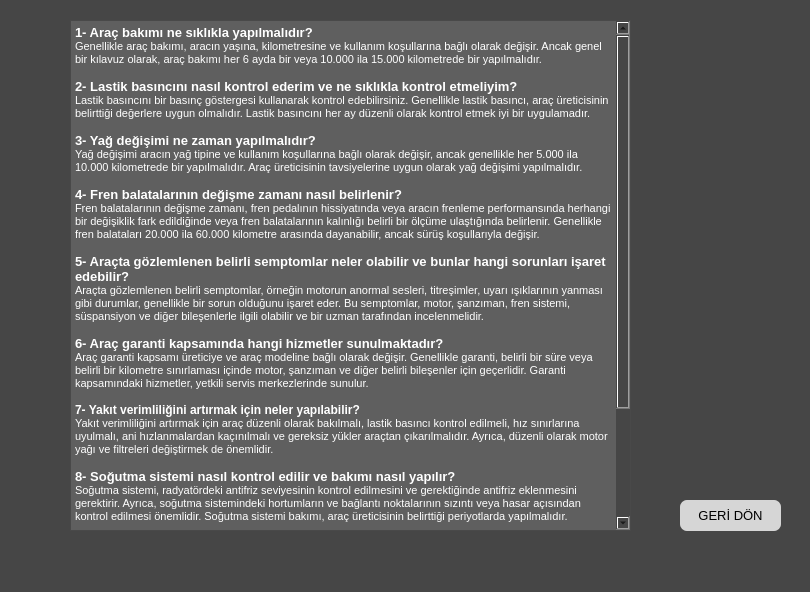
<?xml version="1.0" encoding="UTF-8"?>
<ui version="4.0">
 <class>MainWindow</class>
 <widget class="QMainWindow" name="MainWindow">
  <property name="geometry">
   <rect>
    <x>0</x>
    <y>0</y>
    <width>810</width>
    <height>592</height>
   </rect>
  </property>
  <property name="windowTitle">
   <string>SIKCA SORULAN SORULAR-EMR OTO</string>
  </property>
  <property name="styleSheet">
   <string notr="true">background-color: rgb(70, 70, 70);</string>
  </property>
  <widget class="QWidget" name="centralwidget">
   <widget class="QPushButton" name="pushButtonSSSGeriDon">
    <property name="geometry">
     <rect>
      <x>680</x>
      <y>500</y>
      <width>101</width>
      <height>31</height>
     </rect>
    </property>
    <property name="font">
     <font>
      <family>Arial</family>
      <pointsize>10</pointsize>
      <weight>50</weight>
      <italic>false</italic>
      <bold>false</bold>
     </font>
    </property>
    <property name="styleSheet">
     <string notr="true">background-color: rgb(255, 237, 224);
background-color: rgb(214, 214, 214);
font: 10pt &quot;Arial&quot;;
border-radius:7px;</string>
    </property>
    <property name="text">
     <string>GERİ DÖN</string>
    </property>
   </widget>
   <widget class="QTextEdit" name="textEditSSS">
    <property name="geometry">
     <rect>
      <x>70</x>
      <y>20</y>
      <width>561</width>
      <height>511</height>
     </rect>
    </property>
    <property name="styleSheet">
     <string notr="true">background-color: rgb(95, 95, 95);</string>
    </property>
    <property name="readOnly">
     <bool>true</bool>
    </property>
    <property name="html">
     <string>&lt;!DOCTYPE HTML PUBLIC &quot;-//W3C//DTD HTML 4.0//EN&quot; &quot;http://www.w3.org/TR/REC-html40/strict.dtd&quot;&gt;
&lt;html&gt;&lt;head&gt;&lt;meta name=&quot;qrichtext&quot; content=&quot;1&quot; /&gt;&lt;style type=&quot;text/css&quot;&gt;
p, li { white-space: pre-wrap; }
&lt;/style&gt;&lt;/head&gt;&lt;body style=&quot; font-family:'MS Shell Dlg 2'; font-size:8.25pt; font-weight:400; font-style:normal;&quot;&gt;
&lt;p style=&quot; margin-top:0px; margin-bottom:0px; margin-left:0px; margin-right:0px; -qt-block-indent:0; text-indent:0px;&quot;&gt;&lt;span style=&quot; font-size:10pt; font-weight:600; color:#ffffff;&quot;&gt;1- Araç bakımı ne sıklıkla yapılmalıdır?&lt;/span&gt;&lt;/p&gt;
&lt;p style=&quot; margin-top:0px; margin-bottom:0px; margin-left:0px; margin-right:0px; -qt-block-indent:0; text-indent:0px;&quot;&gt;&lt;span style=&quot; color:#ffffff;&quot;&gt;Genellikle araç bakımı, aracın yaşına, kilometresine ve kullanım koşullarına bağlı olarak değişir. Ancak genel bir kılavuz olarak, araç bakımı her 6 ayda bir veya 10.000 ila 15.000 kilometrede bir yapılmalıdır.&lt;/span&gt;&lt;/p&gt;
&lt;p style=&quot;-qt-paragraph-type:empty; margin-top:0px; margin-bottom:0px; margin-left:0px; margin-right:0px; -qt-block-indent:0; text-indent:0px; color:#ffffff;&quot;&gt;&lt;br /&gt;&lt;/p&gt;
&lt;p style=&quot; margin-top:0px; margin-bottom:0px; margin-left:0px; margin-right:0px; -qt-block-indent:0; text-indent:0px;&quot;&gt;&lt;span style=&quot; font-size:10pt; font-weight:600; color:#ffffff;&quot;&gt;2- Lastik basıncını nasıl kontrol ederim ve ne sıklıkla kontrol etmeliyim?&lt;/span&gt;&lt;/p&gt;
&lt;p style=&quot; margin-top:0px; margin-bottom:0px; margin-left:0px; margin-right:0px; -qt-block-indent:0; text-indent:0px;&quot;&gt;&lt;span style=&quot; color:#ffffff;&quot;&gt;Lastik basıncını bir basınç göstergesi kullanarak kontrol edebilirsiniz. Genellikle lastik basıncı, araç üreticisinin belirttiği değerlere uygun olmalıdır. Lastik basıncını her ay düzenli olarak kontrol etmek iyi bir uygulamadır.&lt;/span&gt;&lt;/p&gt;
&lt;p style=&quot;-qt-paragraph-type:empty; margin-top:0px; margin-bottom:0px; margin-left:0px; margin-right:0px; -qt-block-indent:0; text-indent:0px; color:#ffffff;&quot;&gt;&lt;br /&gt;&lt;/p&gt;
&lt;p style=&quot; margin-top:0px; margin-bottom:0px; margin-left:0px; margin-right:0px; -qt-block-indent:0; text-indent:0px;&quot;&gt;&lt;span style=&quot; font-size:10pt; font-weight:600; color:#ffffff;&quot;&gt;3- Yağ değişimi ne zaman yapılmalıdır?&lt;/span&gt;&lt;/p&gt;
&lt;p style=&quot; margin-top:0px; margin-bottom:0px; margin-left:0px; margin-right:0px; -qt-block-indent:0; text-indent:0px;&quot;&gt;&lt;span style=&quot; color:#ffffff;&quot;&gt;Yağ değişimi aracın yağ tipine ve kullanım koşullarına bağlı olarak değişir, ancak genellikle her 5.000 ila 10.000 kilometrede bir yapılmalıdır. Araç üreticisinin tavsiyelerine uygun olarak yağ değişimi yapılmalıdır.&lt;/span&gt;&lt;/p&gt;
&lt;p style=&quot;-qt-paragraph-type:empty; margin-top:0px; margin-bottom:0px; margin-left:0px; margin-right:0px; -qt-block-indent:0; text-indent:0px; color:#ffffff;&quot;&gt;&lt;br /&gt;&lt;/p&gt;
&lt;p style=&quot; margin-top:0px; margin-bottom:0px; margin-left:0px; margin-right:0px; -qt-block-indent:0; text-indent:0px;&quot;&gt;&lt;span style=&quot; font-size:10pt; font-weight:600; color:#ffffff;&quot;&gt;4- Fren balatalarının değişme zamanı nasıl belirlenir?&lt;/span&gt;&lt;/p&gt;
&lt;p style=&quot; margin-top:0px; margin-bottom:0px; margin-left:0px; margin-right:0px; -qt-block-indent:0; text-indent:0px;&quot;&gt;&lt;span style=&quot; color:#ffffff;&quot;&gt;Fren balatalarının değişme zamanı, fren pedalının hissiyatında veya aracın frenleme performansında herhangi bir değişiklik fark edildiğinde veya fren balatalarının kalınlığı belirli bir ölçüme ulaştığında belirlenir. Genellikle fren balataları 20.000 ila 60.000 kilometre arasında dayanabilir, ancak sürüş koşullarıyla değişir.&lt;/span&gt;&lt;/p&gt;
&lt;p style=&quot;-qt-paragraph-type:empty; margin-top:0px; margin-bottom:0px; margin-left:0px; margin-right:0px; -qt-block-indent:0; text-indent:0px; color:#ffffff;&quot;&gt;&lt;br /&gt;&lt;/p&gt;
&lt;p style=&quot; margin-top:0px; margin-bottom:0px; margin-left:0px; margin-right:0px; -qt-block-indent:0; text-indent:0px;&quot;&gt;&lt;span style=&quot; font-size:10pt; font-weight:600; color:#ffffff;&quot;&gt;5- Araçta gözlemlenen belirli semptomlar neler olabilir ve bunlar hangi sorunları işaret edebilir?&lt;/span&gt;&lt;/p&gt;
&lt;p style=&quot; margin-top:0px; margin-bottom:0px; margin-left:0px; margin-right:0px; -qt-block-indent:0; text-indent:0px;&quot;&gt;&lt;span style=&quot; color:#ffffff;&quot;&gt;Araçta gözlemlenen belirli semptomlar, örneğin motorun anormal sesleri, titreşimler, uyarı ışıklarının yanması gibi durumlar, genellikle bir sorun olduğunu işaret eder. Bu semptomlar, motor, şanzıman, fren sistemi, süspansiyon ve diğer bileşenlerle ilgili olabilir ve bir uzman tarafından incelenmelidir.&lt;/span&gt;&lt;/p&gt;
&lt;p style=&quot;-qt-paragraph-type:empty; margin-top:0px; margin-bottom:0px; margin-left:0px; margin-right:0px; -qt-block-indent:0; text-indent:0px; color:#ffffff;&quot;&gt;&lt;br /&gt;&lt;/p&gt;
&lt;p style=&quot; margin-top:0px; margin-bottom:0px; margin-left:0px; margin-right:0px; -qt-block-indent:0; text-indent:0px;&quot;&gt;&lt;span style=&quot; font-size:10pt; font-weight:600; color:#ffffff;&quot;&gt;6- Araç garanti kapsamında hangi hizmetler sunulmaktadır?&lt;/span&gt;&lt;/p&gt;
&lt;p style=&quot; margin-top:0px; margin-bottom:0px; margin-left:0px; margin-right:0px; -qt-block-indent:0; text-indent:0px;&quot;&gt;&lt;span style=&quot; color:#ffffff;&quot;&gt;Araç garanti kapsamı üreticiye ve araç modeline bağlı olarak değişir. Genellikle garanti, belirli bir süre veya belirli bir kilometre sınırlaması içinde motor, şanzıman ve diğer belirli bileşenler için geçerlidir. Garanti kapsamındaki hizmetler, yetkili servis merkezlerinde sunulur.&lt;/span&gt;&lt;/p&gt;
&lt;p style=&quot;-qt-paragraph-type:empty; margin-top:0px; margin-bottom:0px; margin-left:0px; margin-right:0px; -qt-block-indent:0; text-indent:0px; color:#ffffff;&quot;&gt;&lt;br /&gt;&lt;/p&gt;
&lt;p style=&quot; margin-top:0px; margin-bottom:0px; margin-left:0px; margin-right:0px; -qt-block-indent:0; text-indent:0px;&quot;&gt;&lt;span style=&quot; font-size:9pt; font-weight:600; color:#ffffff;&quot;&gt;7- Yakıt verimliliğini artırmak için neler yapılabilir?&lt;/span&gt;&lt;/p&gt;
&lt;p style=&quot; margin-top:0px; margin-bottom:0px; margin-left:0px; margin-right:0px; -qt-block-indent:0; text-indent:0px;&quot;&gt;&lt;span style=&quot; color:#ffffff;&quot;&gt;Yakıt verimliliğini artırmak için araç düzenli olarak bakılmalı, lastik basıncı kontrol edilmeli, hız sınırlarına uyulmalı, ani hızlanmalardan kaçınılmalı ve gereksiz yükler araçtan çıkarılmalıdır. Ayrıca, düzenli olarak motor yağı ve filtreleri değiştirmek de önemlidir.&lt;/span&gt;&lt;/p&gt;
&lt;p style=&quot;-qt-paragraph-type:empty; margin-top:0px; margin-bottom:0px; margin-left:0px; margin-right:0px; -qt-block-indent:0; text-indent:0px; color:#ffffff;&quot;&gt;&lt;br /&gt;&lt;/p&gt;
&lt;p style=&quot; margin-top:0px; margin-bottom:0px; margin-left:0px; margin-right:0px; -qt-block-indent:0; text-indent:0px;&quot;&gt;&lt;span style=&quot; font-size:10pt; font-weight:600; color:#ffffff;&quot;&gt;8- Soğutma sistemi nasıl kontrol edilir ve bakımı nasıl yapılır?&lt;/span&gt;&lt;/p&gt;
&lt;p style=&quot; margin-top:0px; margin-bottom:0px; margin-left:0px; margin-right:0px; -qt-block-indent:0; text-indent:0px;&quot;&gt;&lt;span style=&quot; color:#ffffff;&quot;&gt;Soğutma sistemi, radyatördeki antifriz seviyesinin kontrol edilmesini ve gerektiğinde antifriz eklenmesini gerektirir. Ayrıca, soğutma sistemindeki hortumların ve bağlantı noktalarının sızıntı veya hasar açısından kontrol edilmesi önemlidir. Soğutma sistemi bakımı, araç üreticisinin belirttiği periyotlarda yapılmalıdır.&lt;/span&gt;&lt;/p&gt;
&lt;p style=&quot;-qt-paragraph-type:empty; margin-top:0px; margin-bottom:0px; margin-left:0px; margin-right:0px; -qt-block-indent:0; text-indent:0px; color:#ffffff;&quot;&gt;&lt;br /&gt;&lt;/p&gt;
&lt;p style=&quot; margin-top:0px; margin-bottom:0px; margin-left:0px; margin-right:0px; -qt-block-indent:0; text-indent:0px;&quot;&gt;&lt;span style=&quot; font-size:10pt; font-weight:600; color:#ffffff;&quot;&gt;9- Aracın elektrik sistemi ve bataryasıyla ilgili bakım gereksinimleri nelerdir?&lt;/span&gt;&lt;/p&gt;
&lt;p style=&quot; margin-top:0px; margin-bottom:0px; margin-left:0px; margin-right:0px; -qt-block-indent:0; text-indent:0px;&quot;&gt;&lt;span style=&quot; color:#ffffff;&quot;&gt;Aracın elektrik sistemi ve bataryası, araç çalıştırılmadan önce akünün temizliğinin yapılmasını ve terminallerin oksitlenmesini önlemek için terminallerin sık sık kontrol edilmesini gerektirir. Ayrıca, araç içindeki elektriksel ekipmanların düzgün çalışmasını sağlamak için sigorta kutusunun ve elektrik bağlantılarının kontrol edilmesi önemlidir.&lt;/span&gt;&lt;/p&gt;
&lt;p style=&quot;-qt-paragraph-type:empty; margin-top:0px; margin-bottom:0px; margin-left:0px; margin-right:0px; -qt-block-indent:0; text-indent:0px; color:#ffffff;&quot;&gt;&lt;br /&gt;&lt;/p&gt;
&lt;p style=&quot; margin-top:0px; margin-bottom:0px; margin-left:0px; margin-right:0px; -qt-block-indent:0; text-indent:0px;&quot;&gt;&lt;span style=&quot; font-size:10pt; font-weight:600; color:#ffffff;&quot;&gt;10- Kış mevsiminde araç bakımı ve hazırlığı konusunda öneriler nelerdir?&lt;/span&gt;&lt;/p&gt;
&lt;p style=&quot; margin-top:0px; margin-bottom:0px; margin-left:0px; margin-right:0px; -qt-block-indent:0; text-indent:0px;&quot;&gt;&lt;span style=&quot; color:#ffffff;&quot;&gt;Kış mevsiminde araç bakımı ve hazırlığı için lastiklerin kış lastikleriyle değiştirilmesi, antifriz seviyesinin kontrol edilmesi, cam suyunun antifriz eklenmesi, sileceklerin kontrol edilmesi, aracın kışlık acil durum kitiyle donatılması ve aracın genel bir kontrolünün yapılması önerilir.&lt;/span&gt;&lt;/p&gt;&lt;/body&gt;&lt;/html&gt;</string>
    </property>
   </widget>
  </widget>
  <widget class="QMenuBar" name="menubar">
   <property name="geometry">
    <rect>
     <x>0</x>
     <y>0</y>
     <width>810</width>
     <height>21</height>
    </rect>
   </property>
  </widget>
  <widget class="QStatusBar" name="statusbar"/>
 </widget>
 <resources/>
 <connections/>
</ui>
